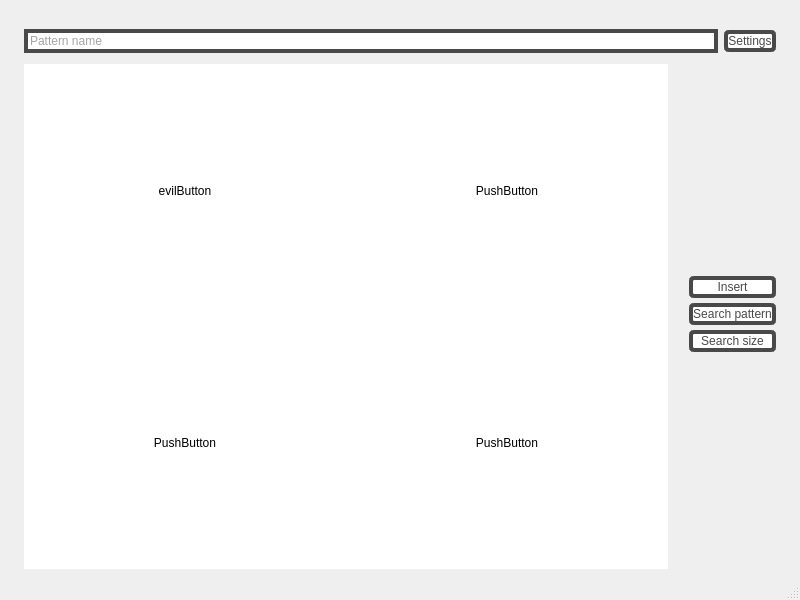
<?xml version="1.0" encoding="UTF-8"?>
<ui version="4.0">
 <class>MainWindow</class>
 <widget class="QMainWindow" name="MainWindow">
  <property name="geometry">
   <rect>
    <x>0</x>
    <y>0</y>
    <width>800</width>
    <height>600</height>
   </rect>
  </property>
  <property name="windowTitle">
   <string>App</string>
  </property>
  <widget class="QWidget" name="centralwidget">
   <layout class="QGridLayout" name="gridLayout">
    <item row="0" column="0">
     <layout class="QGridLayout" name="gridLayout_2">
      <item row="0" column="0">
       <layout class="QVBoxLayout" name="verticalLayout">
        <item>
         <layout class="QHBoxLayout" name="horizontalLayout_2">
          <property name="leftMargin">
           <number>15</number>
          </property>
          <property name="topMargin">
           <number>20</number>
          </property>
          <property name="rightMargin">
           <number>15</number>
          </property>
          <item>
           <widget class="QLineEdit" name="patternNameLineEdit">
            <property name="toolTip">
             <string>Pattern name to look for/save</string>
            </property>
            <property name="statusTip">
             <string/>
            </property>
            <property name="whatsThis">
             <string/>
            </property>
            <property name="styleSheet">
             <string notr="true">QLineEdit{
	color: #494949 !important;
	text-decoration: none;
	background: #ffffff;
	margin-bottom:5px;
	padding: 0.2em;
	border: 4px solid #494949 !important;
}</string>
            </property>
            <property name="inputMask">
             <string/>
            </property>
            <property name="text">
             <string/>
            </property>
            <property name="placeholderText">
             <string>Pattern name</string>
            </property>
           </widget>
          </item>
          <item>
           <widget class="QPushButton" name="settingsButton">
            <property name="styleSheet">
             <string notr="true">QPushButton {
	color: #494949 !important;
	text-transform: uppercase;
	text-decoration: none;
	background: #ffffff;
	margin-bottom:5px;
	padding: 0.2em;
	border: 4px solid #494949 !important;
	transition: all 0.4s ease 0s;
	border-radius:5px;
}

QPushButton:pressed {
	color: #ffffff !important;
	background: #f6b93b;
	border-color: #f6b93b !important;
	transition: all 0.4s ease 0s;
}</string>
            </property>
            <property name="text">
             <string>Settings</string>
            </property>
           </widget>
          </item>
         </layout>
        </item>
        <item>
         <layout class="QHBoxLayout" name="horizontalLayout">
          <item>
           <layout class="QGridLayout" name="grid">
            <property name="leftMargin">
             <number>15</number>
            </property>
            <property name="spacing">
             <number>0</number>
            </property>
            <item row="1" column="1">
             <widget class="QPushButton" name="pushButton_4">
              <property name="sizePolicy">
               <sizepolicy hsizetype="Expanding" vsizetype="Expanding">
                <horstretch>0</horstretch>
                <verstretch>0</verstretch>
               </sizepolicy>
              </property>
              <property name="palette">
               <palette>
                <active>
                 <colorrole role="Button">
                  <brush brushstyle="SolidPattern">
                   <color alpha="255">
                    <red>255</red>
                    <green>255</green>
                    <blue>255</blue>
                   </color>
                  </brush>
                 </colorrole>
                 <colorrole role="Base">
                  <brush brushstyle="SolidPattern">
                   <color alpha="255">
                    <red>255</red>
                    <green>255</green>
                    <blue>255</blue>
                   </color>
                  </brush>
                 </colorrole>
                 <colorrole role="Window">
                  <brush brushstyle="SolidPattern">
                   <color alpha="255">
                    <red>255</red>
                    <green>255</green>
                    <blue>255</blue>
                   </color>
                  </brush>
                 </colorrole>
                </active>
                <inactive>
                 <colorrole role="Button">
                  <brush brushstyle="SolidPattern">
                   <color alpha="255">
                    <red>255</red>
                    <green>255</green>
                    <blue>255</blue>
                   </color>
                  </brush>
                 </colorrole>
                 <colorrole role="Base">
                  <brush brushstyle="SolidPattern">
                   <color alpha="255">
                    <red>255</red>
                    <green>255</green>
                    <blue>255</blue>
                   </color>
                  </brush>
                 </colorrole>
                 <colorrole role="Window">
                  <brush brushstyle="SolidPattern">
                   <color alpha="255">
                    <red>255</red>
                    <green>255</green>
                    <blue>255</blue>
                   </color>
                  </brush>
                 </colorrole>
                </inactive>
                <disabled>
                 <colorrole role="Button">
                  <brush brushstyle="SolidPattern">
                   <color alpha="255">
                    <red>255</red>
                    <green>255</green>
                    <blue>255</blue>
                   </color>
                  </brush>
                 </colorrole>
                 <colorrole role="Base">
                  <brush brushstyle="SolidPattern">
                   <color alpha="255">
                    <red>255</red>
                    <green>255</green>
                    <blue>255</blue>
                   </color>
                  </brush>
                 </colorrole>
                 <colorrole role="Window">
                  <brush brushstyle="SolidPattern">
                   <color alpha="255">
                    <red>255</red>
                    <green>255</green>
                    <blue>255</blue>
                   </color>
                  </brush>
                 </colorrole>
                </disabled>
               </palette>
              </property>
              <property name="styleSheet">
               <string notr="true">QPushButton {
 padding: 0;
 border: none;
 display:inline-block;
 margin-left:0;
 margin-right:0;
    background-color: white;
}
QPushButton:pressed {
    background-color: black;
}</string>
              </property>
              <property name="text">
               <string>PushButton</string>
              </property>
              <property name="checkable">
               <bool>false</bool>
              </property>
              <property name="checked">
               <bool>false</bool>
              </property>
              <property name="autoRepeat">
               <bool>false</bool>
              </property>
              <property name="default">
               <bool>false</bool>
              </property>
              <property name="flat">
               <bool>false</bool>
              </property>
             </widget>
            </item>
            <item row="0" column="1">
             <widget class="QPushButton" name="evilButton">
              <property name="sizePolicy">
               <sizepolicy hsizetype="Expanding" vsizetype="Expanding">
                <horstretch>0</horstretch>
                <verstretch>0</verstretch>
               </sizepolicy>
              </property>
              <property name="palette">
               <palette>
                <active>
                 <colorrole role="Button">
                  <brush brushstyle="SolidPattern">
                   <color alpha="255">
                    <red>255</red>
                    <green>255</green>
                    <blue>255</blue>
                   </color>
                  </brush>
                 </colorrole>
                 <colorrole role="Base">
                  <brush brushstyle="SolidPattern">
                   <color alpha="255">
                    <red>255</red>
                    <green>255</green>
                    <blue>255</blue>
                   </color>
                  </brush>
                 </colorrole>
                 <colorrole role="Window">
                  <brush brushstyle="SolidPattern">
                   <color alpha="255">
                    <red>255</red>
                    <green>255</green>
                    <blue>255</blue>
                   </color>
                  </brush>
                 </colorrole>
                </active>
                <inactive>
                 <colorrole role="Button">
                  <brush brushstyle="SolidPattern">
                   <color alpha="255">
                    <red>255</red>
                    <green>255</green>
                    <blue>255</blue>
                   </color>
                  </brush>
                 </colorrole>
                 <colorrole role="Base">
                  <brush brushstyle="SolidPattern">
                   <color alpha="255">
                    <red>255</red>
                    <green>255</green>
                    <blue>255</blue>
                   </color>
                  </brush>
                 </colorrole>
                 <colorrole role="Window">
                  <brush brushstyle="SolidPattern">
                   <color alpha="255">
                    <red>255</red>
                    <green>255</green>
                    <blue>255</blue>
                   </color>
                  </brush>
                 </colorrole>
                </inactive>
                <disabled>
                 <colorrole role="Button">
                  <brush brushstyle="SolidPattern">
                   <color alpha="255">
                    <red>255</red>
                    <green>255</green>
                    <blue>255</blue>
                   </color>
                  </brush>
                 </colorrole>
                 <colorrole role="Base">
                  <brush brushstyle="SolidPattern">
                   <color alpha="255">
                    <red>255</red>
                    <green>255</green>
                    <blue>255</blue>
                   </color>
                  </brush>
                 </colorrole>
                 <colorrole role="Window">
                  <brush brushstyle="SolidPattern">
                   <color alpha="255">
                    <red>255</red>
                    <green>255</green>
                    <blue>255</blue>
                   </color>
                  </brush>
                 </colorrole>
                </disabled>
               </palette>
              </property>
              <property name="styleSheet">
               <string notr="true">QPushButton {
 padding: 0;
 border: none;
 display:inline-block;
 margin-left:0;
 margin-right:0;
    background-color: white;
}
QPushButton:pressed {
    background-color: black;
}</string>
              </property>
              <property name="text">
               <string>PushButton</string>
              </property>
              <property name="checkable">
               <bool>false</bool>
              </property>
              <property name="checked">
               <bool>false</bool>
              </property>
              <property name="autoRepeat">
               <bool>false</bool>
              </property>
              <property name="default">
               <bool>false</bool>
              </property>
              <property name="flat">
               <bool>false</bool>
              </property>
             </widget>
            </item>
            <item row="0" column="0">
             <widget class="QPushButton" name="evilButtonff">
              <property name="sizePolicy">
               <sizepolicy hsizetype="Expanding" vsizetype="Expanding">
                <horstretch>0</horstretch>
                <verstretch>0</verstretch>
               </sizepolicy>
              </property>
              <property name="palette">
               <palette>
                <active>
                 <colorrole role="Button">
                  <brush brushstyle="SolidPattern">
                   <color alpha="255">
                    <red>255</red>
                    <green>255</green>
                    <blue>255</blue>
                   </color>
                  </brush>
                 </colorrole>
                 <colorrole role="Base">
                  <brush brushstyle="SolidPattern">
                   <color alpha="255">
                    <red>255</red>
                    <green>255</green>
                    <blue>255</blue>
                   </color>
                  </brush>
                 </colorrole>
                 <colorrole role="Window">
                  <brush brushstyle="SolidPattern">
                   <color alpha="255">
                    <red>255</red>
                    <green>255</green>
                    <blue>255</blue>
                   </color>
                  </brush>
                 </colorrole>
                </active>
                <inactive>
                 <colorrole role="Button">
                  <brush brushstyle="SolidPattern">
                   <color alpha="255">
                    <red>255</red>
                    <green>255</green>
                    <blue>255</blue>
                   </color>
                  </brush>
                 </colorrole>
                 <colorrole role="Base">
                  <brush brushstyle="SolidPattern">
                   <color alpha="255">
                    <red>255</red>
                    <green>255</green>
                    <blue>255</blue>
                   </color>
                  </brush>
                 </colorrole>
                 <colorrole role="Window">
                  <brush brushstyle="SolidPattern">
                   <color alpha="255">
                    <red>255</red>
                    <green>255</green>
                    <blue>255</blue>
                   </color>
                  </brush>
                 </colorrole>
                </inactive>
                <disabled>
                 <colorrole role="Button">
                  <brush brushstyle="SolidPattern">
                   <color alpha="255">
                    <red>255</red>
                    <green>255</green>
                    <blue>255</blue>
                   </color>
                  </brush>
                 </colorrole>
                 <colorrole role="Base">
                  <brush brushstyle="SolidPattern">
                   <color alpha="255">
                    <red>255</red>
                    <green>255</green>
                    <blue>255</blue>
                   </color>
                  </brush>
                 </colorrole>
                 <colorrole role="Window">
                  <brush brushstyle="SolidPattern">
                   <color alpha="255">
                    <red>255</red>
                    <green>255</green>
                    <blue>255</blue>
                   </color>
                  </brush>
                 </colorrole>
                </disabled>
               </palette>
              </property>
              <property name="accessibleName">
               <string>evilButton</string>
              </property>
              <property name="accessibleDescription">
               <string>evilButton</string>
              </property>
              <property name="styleSheet">
               <string notr="true">QPushButton {
 padding: 0;
 border: none;
 display:inline-block;
 margin-left:0;
 margin-right:0;
    background-color: white;
}
QPushButton:pressed {
    background-color: black;
}</string>
              </property>
              <property name="text">
               <string>evilButton</string>
              </property>
              <property name="checkable">
               <bool>false</bool>
              </property>
              <property name="checked">
               <bool>false</bool>
              </property>
              <property name="autoRepeat">
               <bool>false</bool>
              </property>
              <property name="default">
               <bool>false</bool>
              </property>
              <property name="flat">
               <bool>false</bool>
              </property>
             </widget>
            </item>
            <item row="1" column="0">
             <widget class="QPushButton" name="pushButton_3">
              <property name="sizePolicy">
               <sizepolicy hsizetype="Expanding" vsizetype="Expanding">
                <horstretch>0</horstretch>
                <verstretch>0</verstretch>
               </sizepolicy>
              </property>
              <property name="palette">
               <palette>
                <active>
                 <colorrole role="Button">
                  <brush brushstyle="SolidPattern">
                   <color alpha="255">
                    <red>255</red>
                    <green>255</green>
                    <blue>255</blue>
                   </color>
                  </brush>
                 </colorrole>
                 <colorrole role="Base">
                  <brush brushstyle="SolidPattern">
                   <color alpha="255">
                    <red>255</red>
                    <green>255</green>
                    <blue>255</blue>
                   </color>
                  </brush>
                 </colorrole>
                 <colorrole role="Window">
                  <brush brushstyle="SolidPattern">
                   <color alpha="255">
                    <red>255</red>
                    <green>255</green>
                    <blue>255</blue>
                   </color>
                  </brush>
                 </colorrole>
                </active>
                <inactive>
                 <colorrole role="Button">
                  <brush brushstyle="SolidPattern">
                   <color alpha="255">
                    <red>255</red>
                    <green>255</green>
                    <blue>255</blue>
                   </color>
                  </brush>
                 </colorrole>
                 <colorrole role="Base">
                  <brush brushstyle="SolidPattern">
                   <color alpha="255">
                    <red>255</red>
                    <green>255</green>
                    <blue>255</blue>
                   </color>
                  </brush>
                 </colorrole>
                 <colorrole role="Window">
                  <brush brushstyle="SolidPattern">
                   <color alpha="255">
                    <red>255</red>
                    <green>255</green>
                    <blue>255</blue>
                   </color>
                  </brush>
                 </colorrole>
                </inactive>
                <disabled>
                 <colorrole role="Button">
                  <brush brushstyle="SolidPattern">
                   <color alpha="255">
                    <red>255</red>
                    <green>255</green>
                    <blue>255</blue>
                   </color>
                  </brush>
                 </colorrole>
                 <colorrole role="Base">
                  <brush brushstyle="SolidPattern">
                   <color alpha="255">
                    <red>255</red>
                    <green>255</green>
                    <blue>255</blue>
                   </color>
                  </brush>
                 </colorrole>
                 <colorrole role="Window">
                  <brush brushstyle="SolidPattern">
                   <color alpha="255">
                    <red>255</red>
                    <green>255</green>
                    <blue>255</blue>
                   </color>
                  </brush>
                 </colorrole>
                </disabled>
               </palette>
              </property>
              <property name="autoFillBackground">
               <bool>false</bool>
              </property>
              <property name="styleSheet">
               <string notr="true">QPushButton {
 padding: 0;
 border: none;
 display:inline-block;
 margin-left:0;
 margin-right:0;
    background-color: white;
}
QPushButton:pressed {
    background-color: black;
}</string>
              </property>
              <property name="text">
               <string>PushButton</string>
              </property>
              <property name="checkable">
               <bool>false</bool>
              </property>
              <property name="checked">
               <bool>false</bool>
              </property>
              <property name="autoRepeat">
               <bool>false</bool>
              </property>
              <property name="default">
               <bool>false</bool>
              </property>
              <property name="flat">
               <bool>false</bool>
              </property>
             </widget>
            </item>
           </layout>
          </item>
          <item>
           <layout class="QVBoxLayout" name="verticalLayout_2">
            <property name="spacing">
             <number>0</number>
            </property>
            <property name="sizeConstraint">
             <enum>QLayout::SetDefaultConstraint</enum>
            </property>
            <property name="leftMargin">
             <number>15</number>
            </property>
            <property name="rightMargin">
             <number>15</number>
            </property>
            <item>
             <spacer name="verticalSpacer">
              <property name="orientation">
               <enum>Qt::Vertical</enum>
              </property>
              <property name="sizeHint" stdset="0">
               <size>
                <width>20</width>
                <height>40</height>
               </size>
              </property>
             </spacer>
            </item>
            <item>
             <widget class="QPushButton" name="insertButton">
              <property name="styleSheet">
               <string notr="true">QPushButton {
	color: #494949 !important;
	text-transform: uppercase;
	text-decoration: none;
	background: #ffffff;
	margin-bottom:5px;
	padding: 0.2em;
	border: 4px solid #494949 !important;
	transition: all 0.4s ease 0s;
	border-radius:5px;
}

QPushButton:pressed {
	color: #ffffff !important;
	background: #f6b93b;
	border-color: #f6b93b !important;
	transition: all 0.4s ease 0s;
}</string>
              </property>
              <property name="text">
               <string>Insert</string>
              </property>
             </widget>
            </item>
            <item>
             <widget class="QPushButton" name="searchPatternButton">
              <property name="styleSheet">
               <string notr="true">QPushButton {
	color: #494949 !important;
	text-transform: uppercase;
	text-decoration: none;
	background: #ffffff;
	margin-bottom:5px;
	padding: 0.2em;
	border: 4px solid #494949 !important;
	transition: all 0.4s ease 0s;
	border-radius:5px;
}

QPushButton:pressed {
	color: #ffffff !important;
	background: #f6b93b;
	border-color: #f6b93b !important;
	transition: all 0.4s ease 0s;
}</string>
              </property>
              <property name="text">
               <string>Search pattern</string>
              </property>
             </widget>
            </item>
            <item>
             <widget class="QPushButton" name="searchSizeButton">
              <property name="styleSheet">
               <string notr="true">QPushButton {
	color: #494949 !important;
	text-transform: uppercase;
	text-decoration: none;
	background: #ffffff;
	margin-bottom:5px;
	padding: 0.2em;
	border: 4px solid #494949 !important;
	transition: all 0.4s ease 0s;
	border-radius:5px;
}

QPushButton:pressed {
	color: #ffffff !important;
	background: #f6b93b;
	border-color: #f6b93b !important;
	transition: all 0.4s ease 0s;
}</string>
              </property>
              <property name="text">
               <string>Search size</string>
              </property>
             </widget>
            </item>
            <item>
             <spacer name="verticalSpacer_2">
              <property name="orientation">
               <enum>Qt::Vertical</enum>
              </property>
              <property name="sizeHint" stdset="0">
               <size>
                <width>20</width>
                <height>40</height>
               </size>
              </property>
             </spacer>
            </item>
           </layout>
          </item>
         </layout>
        </item>
       </layout>
      </item>
     </layout>
    </item>
   </layout>
  </widget>
  <widget class="QMenuBar" name="menubar">
   <property name="geometry">
    <rect>
     <x>0</x>
     <y>0</y>
     <width>800</width>
     <height>21</height>
    </rect>
   </property>
  </widget>
  <widget class="QStatusBar" name="statusbar"/>
 </widget>
 <resources/>
 <connections/>
</ui>
